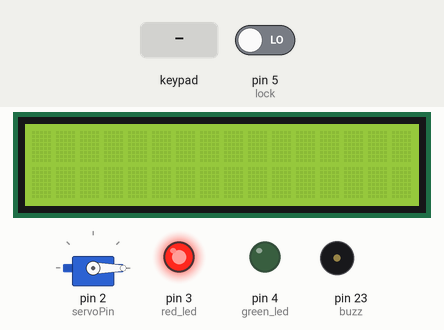
The sketch below on a simulated Arduino Mega 2560, built with avr-gcc and run on an emulated ATmega2560. On the bench: servo, 16×2 character LCD, output pins drawn as LEDs (lit = HIGH), buzzer (waves = sounding). The inputs (shaded band) are chosen by the test bench; at power-on: pin 5 (lock) LOW.

Above: at 1.2 s.
1.3 s: keypad keys 1 2 3 4 # pressed 0.4 s apart
At 3.4 s:
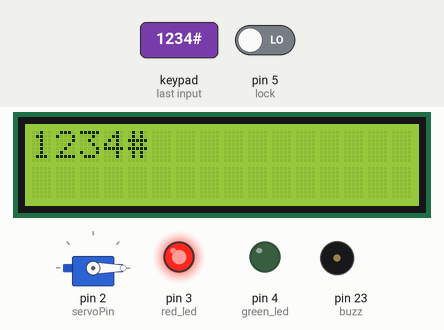
4.8 s: key '*' pressed
At 5.6 s:
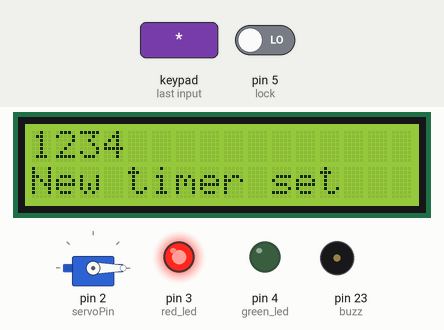
7.3 s: keypad keys 1 2 3 4 * pressed 0.4 s apart
At 9.4 s:
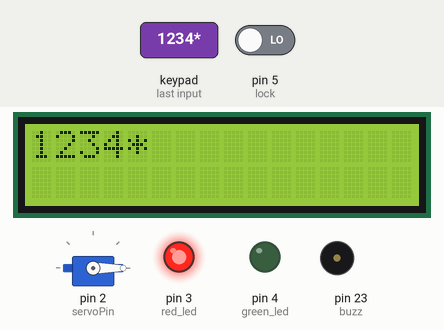
10.8 s: key '*' pressed
At 13.8 s:
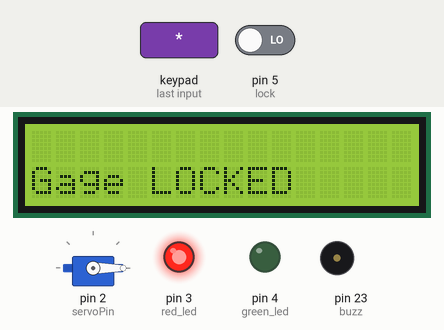
Timing chart, 0 to 15.3 s (numbered marks = the images above; inputs shaded):
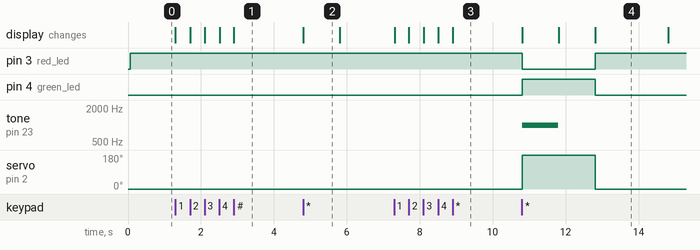

The sketch:

safety-box.ino
```cpp
#include <Keypad.h>
# include <LiquidCrystal.h>;
#include <Servo.h>
#define buzz 23
int servoPin = 2;
Servo servo;
const int rs = 13, en = 12, d4 = 11, d5 = 10, d6 = 9, d7 = 8;
LiquidCrystal lcd(rs, en, d4, d5, d6, d7);

const int ROW_NUM = 4; //four rows
const int COLUMN_NUM = 3; //three columns
const int red_led = 3;
const int green_led = 4;
const int lock = 5;

char keys[ROW_NUM][COLUMN_NUM] = {
  {'1', '2', '3'},
  {'4', '5', '6'},
  {'7', '8', '9'},
  {'*', '0', '#'}
};

byte pin_rows[ROW_NUM] = {22, 24, 26, 28}; //connect to the row pinouts of the keypad
byte pin_column[COLUMN_NUM] = {36, 37, 38}; //connect to the column pinouts of the keypad

Keypad keypad = Keypad( makeKeymap(keys), pin_rows, pin_column, ROW_NUM, COLUMN_NUM );

String password = "1234"; // default password
String input_password;
int countDown = 10;
void setup() {
  servo.attach(servoPin);
  servo.write(0);
  pinMode(buzz, OUTPUT);
  pinMode(green_led, OUTPUT);
  pinMode(red_led, OUTPUT);
  lcd.begin(16, 2);
  input_password.reserve(32);
  digitalWrite(red_led, HIGH);

}
int btn = 1;
int len;
void loop() {
  char key = keypad.getKey();
  //btn = digitalRead(lock);

  if (key) {
    input_password += key;
    len = input_password.length();
    lcd.print(key);
    /*lcd.setCursor(0, 1);
      lcd.print(input_password.substring(len-1));
      lcd.setCursor(len, 0);*/
    //input_password.endsWith("##")
    if (input_password.substring(len - 2, len) == "#*") {
      //key='\0';
      countDown = input_password.substring(0, len - 2).toInt();
      lcd.setCursor(0, 1);
      lcd.println("New timer set");
      lcd.setCursor(0, 0);
      lcd.println(countDown);
      delay(1000);
      lcd.clear();
      input_password = "";
    }
    else if (input_password.substring(len - 2, len) == "*#") {
      password = input_password.substring(0, len - 2);
      lcd.setCursor(0, 1);
      lcd.println("New password set");
      lcd.setCursor(0, 0);
      delay(1000);
      lcd.clear();
      input_password = "";

    } else if (input_password.substring(len - 2, len) == "**") {
      if (password == input_password.substring(0, len - 2)) {
        lcd.setCursor(0, 1);
        lcd.print("Correct pass");
        lcd.setCursor(0, 0);
        tone(buzz, 1000);
        servo.write(180);
        digitalWrite(red_led, LOW);
        digitalWrite(green_led, HIGH);
        delay(1000);
        noTone(buzz);
        lcd.clear();
        //countdown for lock
        lcd.print("Countdown begins:");
        delay(1000);
        lcd.clear();

        // this for statement used to decrease the total time in seconds
        for (long int j = countDown; j >= 0; j--)
        {
          ///////button
          btn = digitalRead(lock);
          if (btn == LOW) {

            lcd.clear();
            lcd.setCursor(0, 1);
            lcd.print("Gage LOCKED");
            lcd.setCursor(0, 0);
            servo.write(0);
            digitalWrite(green_led, LOW);
            digitalWrite(red_led, HIGH);
            delay(2000);
            lcd.clear();
            break;

          }

          lcd.println(j);
          lcd.setCursor(0, 0);
          delay(1000);
          if (j == 0)
          {
            lcd.setCursor(0, 1);
            lcd.print("Time is expired");
            delay(300);
            lcd.setCursor(0, 0);
            servo.write(0);
            digitalWrite(green_led, LOW);
            digitalWrite(red_led, HIGH);
            delay(300);
            lcd.clear();
          }
        }

      } else {
        lcd.setCursor(0, 1);
        lcd.print("Incorrect pass");
        lcd.setCursor(0, 0);
        tone(buzz, 1000);
        servo.write(0);
        digitalWrite(green_led, LOW);
        digitalWrite(red_led, HIGH);
        delay(1000);
        noTone(buzz);
        lcd.clear();
      }

      // clear input password
      input_password = "";
    } else if (input_password.substring(len - 2) == "##" /*&& input_password.substring(len - 3, len - 2) != "*" && input_password.substring(len - 3, len - 2) != "#"*/ ) {
      lcd.clear();
      input_password = "";
    }
  }

}
```

Measured:
- after the input at 1.3 s, the display: first changes at once (image 1 shows a later state)
- after the input at 4.8 s, the display: changes at once (image 2)
- after the input at 7.3 s, the display: first changes at once (image 3 shows a later state)
- after the input at 10.8 s, pin 3 (red_led): HIGH → LOW at once, → HIGH 2.0 s later; pin 4 (green_led): LOW → HIGH at once, → LOW 2.0 s later; tone on pin 23 (buzz): silent → 1000 Hz at once, → silent 1.0 s later; servo on pin 2 (servoPin): 0° → 180° at once, → 0° 2.0 s later; the display: first changes at once (image 4 shows a later state)
- what the display in image 2 shows lasts 1.0 s, from 4.8 s to 5.8 s
